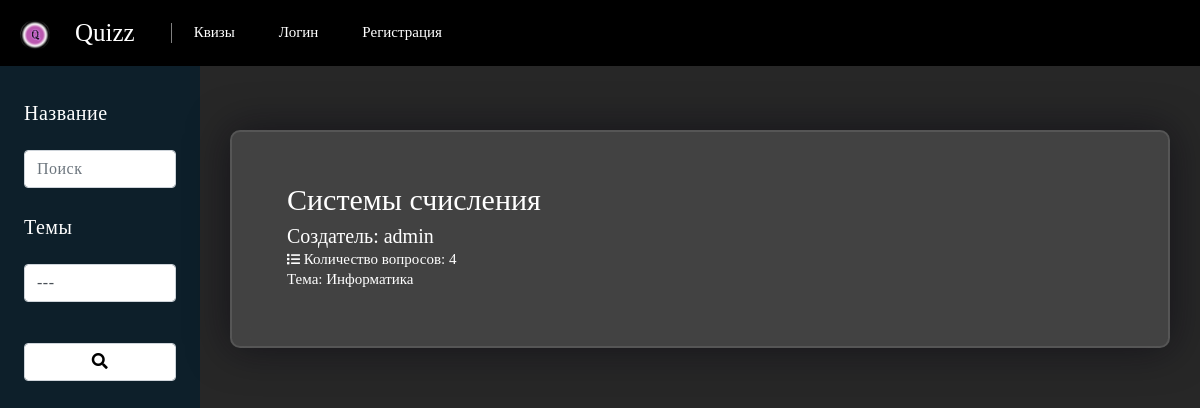
Page /quizes/ on the committed database.
### quizes/models.py (models this page shows, shortened)
class Quiz(models.Model):
    quiz_title = models.CharField(max_length=300)
    quiz_description = models.CharField(null=True, blank=True, max_length=3000, verbose_name="quiz_description")
    user_creator = JSONField(max_length=2000, verbose_name="user_creator")
    num_questions = models.IntegerField(default=0, blank=True, null=True)
    material = models.IntegerField(null=True, blank=True)
    topic = models.CharField(max_length=150)

### quizes/views.py (the view)
# urls.py: path('', views.index, name='index'),
def index(request):
    all_quiz_list = Quiz.objects.all()
    context = {
        'all_quiz_list': all_quiz_list,
        'topics': Topic.objects.all(),
    }
    if request.method == "POST":
        data = request.POST.dict()
        quiz_title = data["name"] or ""
        topic = data["topic"] or ""
        url = reverse('quiz:search')+f"?name={quiz_title}&topic={topic}"
        return HttpResponseRedirect(url)
    return render(request, 'quiz/index.html', context)

### quizes/models.py (called while the page is built)
    def __str__(self):
        return self.topic_name

### quizes/templates/quiz/index.html (shortened to what this page needs)
{% extends 'quizzes/base.html' %}
{% block content %}
{% load static %}
    <link rel="stylesheet" type="text/css" href="{% static 'css/quiz/index.css' %}">
    <div class="container-fluid">
    <div class="row flex-nowrap">
        <div class="col-auto col-md-3 col-xl-2 px-sm-2 px-0" style="background: #0d1f2a;">
            <div class="d-flex flex-column align-items-center align-items-sm-start px-3 pt-2 text-white min-vh-100">
                <form method="post" style="all: initial;">
                    <br>
                    <h3 class="d-flex align-items-center pb-3 mb-md-0 me-md-auto text-white text-decoration-none">
                        <span class="fs-5 d-none d-sm-inline" style="font-family: Comic Sans MS; !important">Название</span>
                    </h3>
                    <div class="input-group rounded">
                        <input type="search" name="name" class="form-control rounded" placeholder="Поиск"
                            aria-label="Search" aria-describedby="search-addon" style="font-family: Comic Sans MS; !important" />
                    </div>
                    <br>
                    <h3 class="d-flex align-items-center pb-3 mb-md-0 me-md-auto text-white text-decoration-none">
                        <span class="fs-5 d-none d-sm-inline" style="font-family: Comic Sans MS; !important">Темы</span>
                    </h3>
                    <select style="font-family: Comic Sans MS; !important" class="form-control rounded" name="topic">
                        <option style="font-family: Comic Sans MS; !important" value="{{ topic}}">---</option>
                    </select>
                    <br>
                    <br>
                    <button class="form-control rounded" type="submit"><i class="black fas fa-search" aria-hidden="true" style="color: black;"></i></button>
                </form>
            </div>
        </div>
        <div class="col py-3" style="background: #272727;">
            <div class="container">
                <br>
                {% if all_quiz_list %}
                {% for quiz in all_quiz_list %}
                <br>
                <a class="card" style="text-decoration: none; " href="{% url 'quiz:single_quiz' quiz.id %}">
                    <div class="card-body">
                        <h1 class="card-title" style="font-size: 30px; text-decoration: none !important;">{{ quiz.quiz_title }}</h3>
                            <h4 class="card-subtitle mb-2" style="font-size: 20px;text-decoration: none !important;">Создатель:
                                {{ quiz.user_creator.username }}</h4>
                            <h4 class="card-subtitle mb-2" style="font-size: 15px;text-decoration: none !important;"><i data-v-b2da2d2e=""
                                    data-v-c83df0d5="" class="card-subtitle flex items-center fas fa-list"
                                    style="font-size: 13px;text-decoration: none !important;"></i> Количество вопросов:
                                {{ quiz.num_questions }}</h4>
                            <h4 class="card-subtitle mb-2" style="font-size: 15px;text-decoration: none !important;">Тема: {{ quiz.topic }}</h4>
                    </div>
                </a>
                {% endfor %}
                {% endif %}
                <br>
                <br>
                <br>
            </div>
        </div>
    </div>
</div>
{% endblock %}

### static/css/quiz/index.css (style rules this page uses)
body { font-family: "Comic Sans MS"; !important background-color: #272727; text-decoration: none; }
h1, h2, h3, h4, span, a, p { font-family: Comic Sans MS; !important color: white; }
* { margin: 0px; padding: 0px; }
.card { color: white; text-decoration: none; background-color: rgba(255, 255, 255, 0.13); justify-content: center; border-radius: 10px; backdrop-filter: blur(10px); border: 2px solid rgba(255, 255, 255, 0.1); box-shadow: 0 0 40px rgba(8, 7, 16, 0.6); padding: 30px 35px; }
body { place-items: center; }
form { margin-top: 10%; margin-left: auto; margin-right: auto; min-width: 340px; background-color: rgba(255, 255, 255, 0.13); justify-content: center; border-radius: 20px; backdrop-filter: blur(10px); border: 2px solid rgba(255, 255, 255, 0.1); box-shadow: 0 0 40px rgba(8, 7, 16, 0.6); padding: 30px 35px; }
form * { font-family: Comic Sans MS; !important text-decoration: none; color: #ffffff; letter-spacing: 0.5px; border: none; }
form h3 { font-size: 32px; font-weight: 500; line-height: 42px; text-align: center; }
button { margin-top: 5px; width: 100%; background-color: #ffffff; color: #080710; padding: 15px 0; font-size: 18px; font-weight: 600; border-radius: 5px; cursor: pointer; }
select { color: black; }
option { color: black; }

### quizzes/templates/quizzes/base.html (style rules this page uses)
h1, h2, h3, h4, h5, h6, p, span { color: white; text-decoration: none; font-family: "Comic Sans MS"; !important }
body { background-color: #272727; }
.card { background-color: #fffaca; }

### rows in the picture
Quiz: quiz_title "Системы счисления", user_creator.username "admin", num_questions "4", topic "Информатика"
